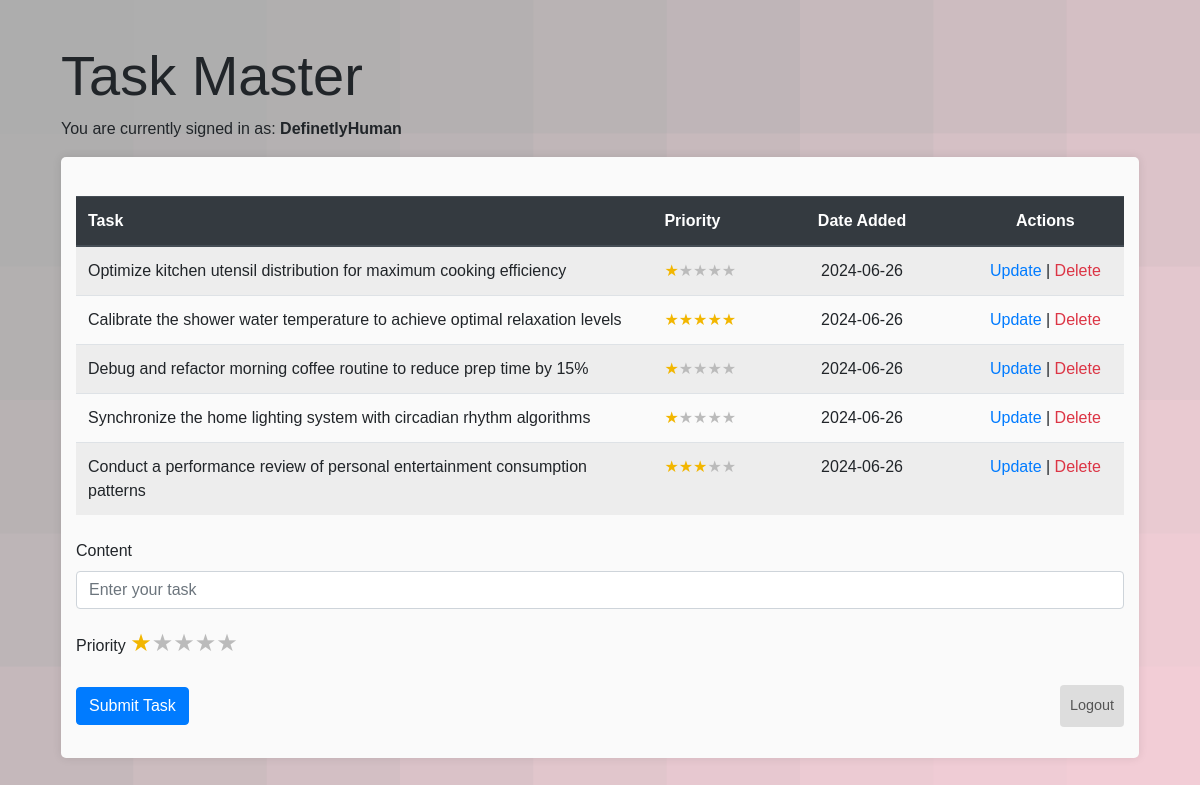
The page /dashboard (signed in) on the database its author committed.
### models.py (models this page shows)
class User(db.Model, UserMixin):
    id = db.Column(db.Integer, primary_key=True)
    username = db.Column(db.String(30), nullable=False)
    password = db.Column(db.String(96), nullable=False)
    email = db.Column(db.String(60), nullable=False, unique=True)
    date_created = db.Column(db.DateTime, default=datetime.now)
    todos = db.relationship('Todo', backref='author', lazy=True)

class Todo(db.Model):
    id = db.Column(db.Integer, primary_key=True)
    content = db.Column(db.String(4000), nullable=False)
    date_created = db.Column(db.DateTime, default=datetime.now)
    user_id = db.Column(db.Integer, db.ForeignKey('user.id'), nullable=False)
    priority = db.Column(db.Integer, default=1)

### app.py (the view, shortened to what this page needs)
@app.route('/dashboard', methods=['GET', 'POST'])
@login_required
def dashboard():
    form = TodoForm()
    todos = Todo.query.filter_by(user_id=current_user.id).all()
    return render_template('dashboard.html', form=form, todos=todos)

### forms.py
class TodoForm(FlaskForm):
    content = StringField(validators=[InputRequired(), Length(max=4000)], render_kw={"placeholder": "Enter your task"})
    priority = SelectField('Priority', choices=[(1, '1'), (2, '2'), (3, '3'), (4, '4'), (5, '5')], coerce=int, default=1)
    submit = SubmitField("Submit Task")

### app.py (called while the page is built)
@login_manager.user_loader
def load_user(user_id):
    return User.query.get(int(user_id))

### templates/dashboard.html (shortened to what this page needs)
{% extends 'base.html' %}
{% block content %}
<div class="content px-3">
    <h1 class="display-4">Task Master</h1>
    <p>You are currently signed in as: <strong>{{ current_user.username }}</strong></p>
    <div class="task-box">
        {% if todos|length < 1 %}
        <h4 class="text-center mt-4">There are no tasks. Create one below!</h4>
        {% else %}
        <table class="table table-striped mt-4">
            <thead class="thead-dark">
                <tr>
                    <th style="width: 55%;">Task</th>
                    <th style="width: 10%;">Priority</th>
                    <th style="width: 20%;" class="text-center">Date Added</th>
                    <th style="width: 15%;" class="text-center">Actions</th>
                </tr>
            </thead>
            <tbody>
            {% for todo in todos %}
                <tr>
                    <td>{{ todo.content }}</td>
                    <td>
                        <div class="task-priority">
                            {% set priority = todo.priority if todo.priority is not none else 1 %}
                            {% for i in range(1, 6) %}
                                <span class="{{ 'filled' if i <= priority else 'empty' }}">&#9733;</span>
                            {% endfor %}
                        </div>
                    </td>
                    <td class="text-center">{{ todo.date_created.date() }}</td>
                    <td class="text-center">
                        <a href="/update/{{todo.id}}" class="text-primary">Update</a> |
                        <a href="/delete/{{todo.id}}" class="text-danger">Delete</a>
                    </td>
                </tr>
            {% endfor %}
            </tbody>
        </table>
        {% endif %}
        <form action="{{ url_for('dashboard') }}" method="POST" class="mt-4">
            <div class="form-group">
                {{ form.content.label(class="form-label") }}
                {{ form.content(class="form-control") }}
            </div>
            <div class="form-group">
                {{ form.priority.label(class="form-label") }}
                <div class="star-rating">
                    {% for i in range(5, 0, -1) %}
                        <label for="star{{ i }}">&#9733;</label>
                    {% endfor %}
                </div>
            </div>
            <div class="form-group form-buttons">
                {{ form.submit(class="btn btn-primary") }}
                <a href="{{ url_for('logout') }}" class="btn btn-secondary">Logout</a>
            </div>
        </form>
    </div>
</div>
{% endblock %}

### static/css/main.css (style rules this page uses)
body { font-family: Arial, sans-serif; background-color: #eaeaea; display: flex; justify-content: center; align-items: center; min-height: 100vh; margin: 0; position: relative; background-color: #5D737E; background-attachment: fixed; background-size: cover; }
.content { width: 100%; max-width: 1200px; padding: 20px; box-sizing: border-box; }
.task-box { background-color: #fafafa; padding: 15px; border-radius: 5px; box-shadow: 0 0 10px rgba(0,0,0,0.1); }
.form-buttons { display: flex; justify-content: space-between; align-items: center; }
.table td, .table th { overflow: hidden; text-overflow: ellipsis; }
.table th { width: auto; }
.text-center { text-align: center; }
.task-priority { display: inline-flex; }
.task-priority .filled { color: #f2b600; }
.task-priority .empty { color: #bbb; }
.star-rating { direction: rtl; display: inline-flex; }
.star-rating label { font-size: 1.5em; color: #bbb; cursor: pointer; }
.star-rating input[type=radio]:checked ~ label { color: #f2b600; }
.btn-secondary { background-color: #dddddd; color: #555555; border: none; font-size: 0.9rem; padding: 10px; }

### templates/dashboard.html (style rules this page uses)
body { background-color: #ADADAD; background-attachment: fixed; background-size: cover; }

### rows shown on the page
User: username "DefinetlyHuman"
Todo: content "Optimize kitchen utensil distribution for maximum cooking efficiency", date_created "2024-06-26"
Todo: content "Calibrate the shower water temperature to achieve optimal relaxation levels", date_created "2024-06-26"
Todo: content "Debug and refactor morning coffee routine to reduce prep time by 15%", date_created "2024-06-26"
Todo: content "Synchronize the home lighting system with circadian rhythm algorithms", date_created "2024-06-26"
Todo: content "Conduct a performance review of personal entertainment consumption patterns", date_created "2024-06-26"
